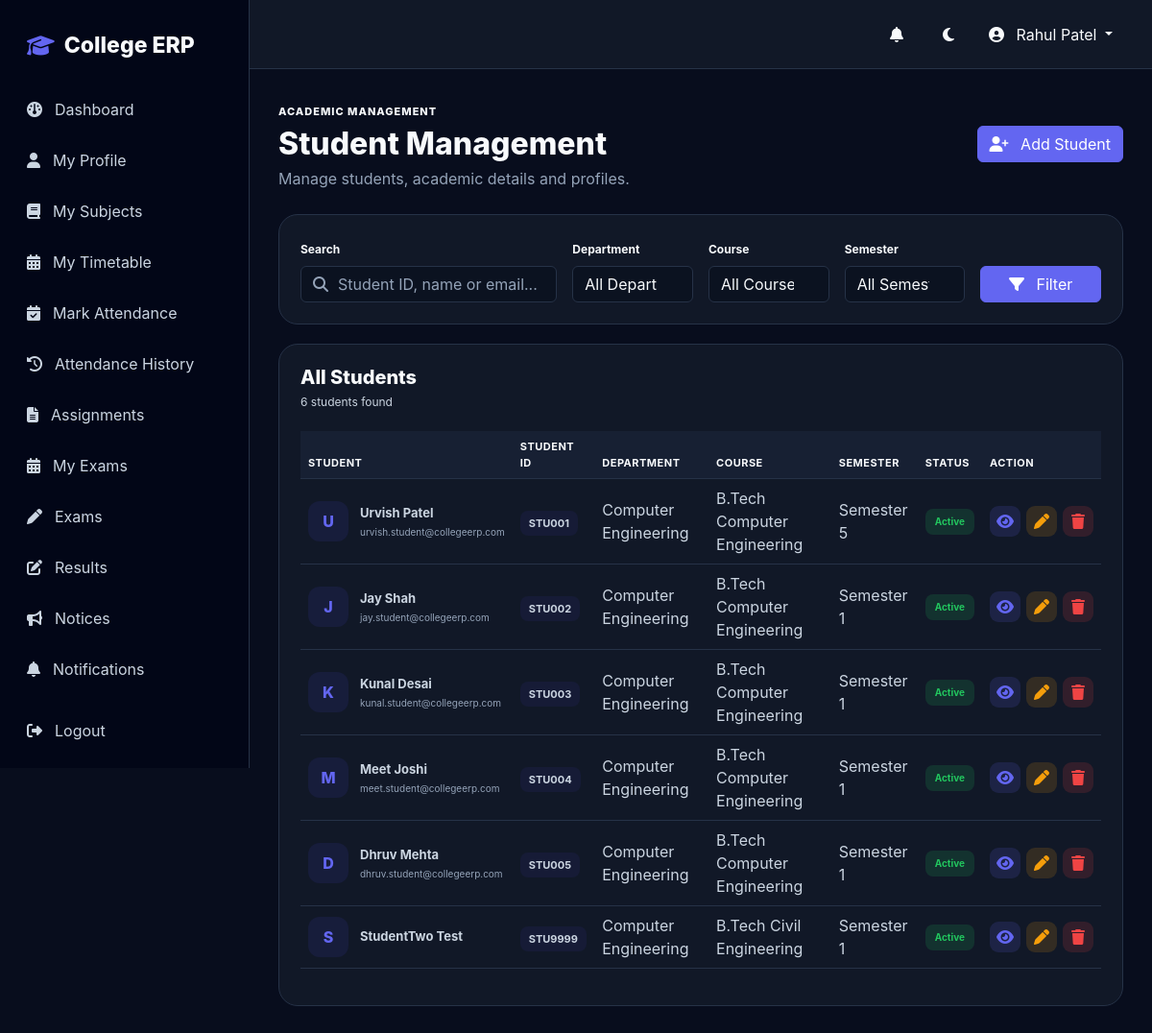
The app's page /students/ (signed in) with its own data.
### students/models.py (models this page shows, shortened)
class Student(models.Model):
    GENDER_CHOICES = [
        ("MALE", "Male"),
        ("FEMALE", "Female"),
        ("OTHER", "Other"),
    ]
    user = models.OneToOneField(
        User,
        on_delete=models.CASCADE,
        related_name="student_profile",
        blank=True,
        null=True,
    )
    student_id = models.CharField(
        max_length=30,
        unique=True
    )
    profile_photo = models.ImageField(
        upload_to="students/",
        blank=True,
        null=True
    )
    first_name = models.CharField(max_length=100)
    last_name = models.CharField(max_length=100)
    email = models.EmailField()
    phone = models.CharField(
        max_length=15,
        blank=True
    )
    date_of_birth = models.DateField(
        blank=True,
        null=True
    )
    gender = models.CharField(
        max_length=10,
        choices=GENDER_CHOICES,
        blank=True
    )
    address = models.TextField(
        blank=True
    )
    guardian_name = models.CharField(
        max_length=150,
        blank=True
    )
    guardian_phone = models.CharField(
        max_length=15,
        blank=True
    )
    department = models.ForeignKey(
        Department,
        on_delete=models.PROTECT,
        related_name="students"
    )
    course = models.ForeignKey(
        Course,
        on_delete=models.PROTECT,
        related_name="students"
    )
    semester = models.ForeignKey(
        Semester,
        on_delete=models.PROTECT,
        related_name="students"
    )
    academic_year = models.ForeignKey(
        AcademicYear,
        on_delete=models.PROTECT,
        related_name="students"
    )
    admission_date = models.DateField(
        auto_now_add=True
    )
    is_active = models.BooleanField(
        default=True
    )
    created_at = models.DateTimeField(
        auto_now_add=True
    )
    updated_at = models.DateTimeField(
        auto_now=True
    )
    class Meta:
        ordering = ["student_id"]
    @property
    def full_name(self):
        return f"{self.first_name} {self.last_name}".strip()

### academics/models.py (models this page shows, shortened)
class Department(models.Model):
    name = models.CharField(max_length=150)
    code = models.CharField(max_length=20, unique=True)
    description = models.TextField(blank=True)
    hod_name = models.CharField(max_length=150, blank=True)
    is_active = models.BooleanField(default=True)
    class Meta:
        ordering = ["name"]

class Course(models.Model):
    department = models.ForeignKey(
        Department,
        on_delete=models.CASCADE,
        related_name="courses"
    )
    name = models.CharField(max_length=150)
    code = models.CharField(max_length=30, unique=True)
    duration_years = models.PositiveIntegerField(default=4)
    description = models.TextField(blank=True)
    is_active = models.BooleanField(default=True)
    class Meta:
        ordering = ["name"]

class Semester(models.Model):
    name = models.CharField(max_length=50)
    number = models.PositiveIntegerField()
    is_active = models.BooleanField(default=False)
    class Meta:
        ordering = ["number"]

### students/views.py (the view, shortened to what this page needs)
@login_required
def student_list(request):
    role = get_user_role(request.user)
    if role not in ["ADMIN", "FACULTY"]:
        messages.error(
            request,
            "You are not authorized to view students."
        )
        return redirect("dashboard")
    students = Student.objects.select_related(
        "department",
        "course",
        "semester",
        "academic_year",
    ).all()
    search = request.GET.get(
        "search",
        ""
    ).strip()
    department = request.GET.get(
        "department",
        ""
    )
    course = request.GET.get(
        "course",
        ""
    )
    semester = request.GET.get(
        "semester",
        ""
    )
    if department:
        students = students.filter(
            department_id=department
        )
    if course:
        students = students.filter(
            course_id=course
        )
    if semester:
        students = students.filter(
            semester_id=semester
        )
    paginator = Paginator(
        students,
        10
    )
    page_number = request.GET.get(
        "page"
    )
    page_obj = paginator.get_page(
        page_number
    )
    context = {
        "students": page_obj,
        "student_only": False,
        "departments": Department.objects.filter(
            is_active=True
        ),
        "courses": Course.objects.filter(
            is_active=True
        ),
        "semesters": Semester.objects.all(),
        "search": search,
        "selected_department": department,
        "selected_course": course,
        "selected_semester": semester,
    }
    return render(
        request,
        "students/student_list.html",
        context
    )

### templates/students/student_list.html (shortened to what this page needs)
{% extends "base.html" %}
{% block content %}
<div class="page-header" data-aos="fade-down">
    <div>
        <span class="eyebrow">
            Academic Management
        </span>
        <h2>
            Student Management
        </h2>
        <p>
            Manage students, academic details and profiles.
        </p>
    </div>
    <a
        href="{% url 'student_create' %}"
        class="btn btn-primary"
    >
        <i class="fa-solid fa-user-plus me-2"></i>
        Add Student
    </a>
</div>
<div
    class="filter-card"
    data-aos="fade-up"
>
    <form
        method="GET"
        class="row g-3"
    >
        <div class="col-lg-4">
            <label class="form-label">
                Search
            </label>
            <div class="search-box">
                <i class="fa-solid fa-magnifying-glass"></i>
                <input
                    type="text"
                    name="search"
                    value="{{ search }}"
                    class="form-control"
                    placeholder="Student ID, name or email..."
                >
            </div>
        </div>
        <div class="col-lg-2">
            <label class="form-label">
                Department
            </label>
            <select
                name="department"
                class="form-select"
            >
                <option value="">
                    All Departments
                </option>
            </select>
        </div>
        <div class="col-lg-2">
            <label class="form-label">
                Course
            </label>
            <select
                name="course"
                class="form-select"
            >
                <option value="">
                    All Courses
                </option>
            </select>
        </div>
        <div class="col-lg-2">
            <label class="form-label">
                Semester
            </label>
            <select
                name="semester"
                class="form-select"
            >
                <option value="">
                    All Semesters
                </option>
            </select>
        </div>
        <div class="col-lg-2 d-flex align-items-end">
            <button
                type="submit"
                class="btn btn-primary w-100"
            >
                <i class="fa-solid fa-filter me-2"></i>
                Filter
            </button>
        </div>
    </form>
</div>
<div
    class="student-card"
    data-aos="fade-up"
>
    <div class="card-header-custom">
        <div>
            <h5>
                All Students
            </h5>
            <span>
                {{ students|length }} students found
            </span>
        </div>
    </div>
    <div class="table-responsive">
        <table class="table student-table align-middle">
            <thead>
                <tr>
                    <th>
                        Student
                    </th>
                    <th>
                        Student ID
                    </th>
                    <th>
                        Department
                    </th>
                    <th>
                        Course
                    </th>
                    <th>
                        Semester
                    </th>
                    <th>
                        Status
                    </th>
                    <th>
                        Action
                    </th>
                </tr>
            </thead>
            <tbody>
                {% for student in students %}
                <tr>
                    <td>
                        <div class="student-info">
                            {% if student.profile_photo %}
                                <img
                                    src="{{ student.profile_photo.url }}"
                                    class="student-avatar"
                                >
                            {% else %}
                                <div class="student-avatar initials">
                                    {{ student.first_name|first|upper }}
                                </div>
                            {% endif %}
                            <div>
                                <strong>
                                    {{ student.full_name }}
                                </strong>
                                <small>
                                    {{ student.email }}
                                </small>
                            </div>
                        </div>
                    </td>
                    <td>
                        <span class="student-id">
                            {{ student.student_id }}
                        </span>
                    </td>
                    <td>
                        {{ student.department.name }}
                    </td>
                    <td>
                        {{ student.course.name }}
                    </td>
                    <td>
                        {{ student.semester.name }}
                    </td>
                    <td>
                        {% if student.is_active %}
                            <span class="status active">
                                Active
                            </span>
                        {% else %}
                            <span class="status inactive">
                                Inactive
                            </span>
                        {% endif %}
                    </td>
                    <td>
                        <div class="action-buttons">
                            <a
                                href="{% url 'student_detail' student.pk %}"
                                class="action-btn view"
                                title="View"
                            >
                                <i class="fa-solid fa-eye"></i>
                            </a>
                            <a
                                href="{% url 'student_update' student.pk %}"
                                class="action-btn edit"
                                title="Edit"
                            >
                                <i class="fa-solid fa-pen"></i>
                            </a>
                            <a
                                href="{% url 'student_delete' student.pk %}"
                                class="action-btn delete"
                                title="Delete"
                            >
                                <i class="fa-solid fa-trash"></i>
                            </a>
                        </div>
                    </td>
                </tr>
                {% endfor %}
            </tbody>
        </table>
    </div>
</div>
{% endblock %}

### templates/base.html (shortened to what this page needs)
{% load static %}
<!DOCTYPE html>
<html lang="en">
<head>
    <link
        href="https://cdn.jsdelivr.net/npm/bootstrap@5.3.3/dist/css/bootstrap.min.css"
        rel="stylesheet"
    >
    <link
        href="https://cdnjs.cloudflare.com/ajax/libs/font-awesome/6.7.2/css/all.min.css"
        rel="stylesheet"
    >
    <link
        href="https://unpkg.com/aos@2.3.4/dist/aos.css"
        rel="stylesheet"
    >
</head>
<body>
    {% if user.is_authenticated %}
        {% include "components/sidebar.html" %}
        <main class="main">
            <nav class="navbar-custom">
                <div class="d-flex align-items-center gap-2">
                    <a
                        href="{% url 'notification_list' %}"
                        class="theme-btn position-relative me-1"
                        title="Notifications"
                        style="text-decoration: none; display: inline-flex; align-items: center; justify-content: center;"
                    >
                        <i class="fa-solid fa-bell"></i>
                    </a>
                    <button
                        class="theme-btn"
                        id="themeToggle"
                        title="Toggle theme"
                    >
                        <i class="fa-solid fa-moon"></i>
                    </button>
                    <div class="dropdown">
                        <button
                            class="btn dropdown-toggle"
                            data-bs-toggle="dropdown"
                            style="color: var(--text);"
                        >
                            <i class="fa-solid fa-circle-user me-2"></i>
                            {{ user.get_full_name|default:user.username }}
                        </button>
                    </div>
                </div>
            </nav>
            <section class="content">
                {% block content %}{% endblock %}
            </section>
        </main>
    {% else %}
        {% block auth_content %}{% endblock %}
    {% endif %}
</body>
</html>

### records on screen
Student: first_name|first "U", full_name "Urvish Patel", email "urvish.student@collegeerp.com", student_id "STU001", department.name "Computer Engineering", course.name "B.Tech Computer Engineering", semester.name "Semester 5", is_active "Active"
Student: first_name|first "J", full_name "Jay Shah", email "jay.student@collegeerp.com", student_id "STU002", department.name "Computer Engineering", course.name "B.Tech Computer Engineering", semester.name "Semester 1", is_active "Active"
Student: first_name|first "K", full_name "Kunal Desai", email "kunal.student@collegeerp.com", student_id "STU003", department.name "Computer Engineering", course.name "B.Tech Computer Engineering", semester.name "Semester 1", is_active "Active"
Student: first_name|first "M", full_name "Meet Joshi", email "meet.student@collegeerp.com", student_id "STU004", department.name "Computer Engineering", course.name "B.Tech Computer Engineering", semester.name "Semester 1", is_active "Active"
Student: first_name|first "D", full_name "Dhruv Mehta", email "dhruv.student@collegeerp.com", student_id "STU005", department.name "Computer Engineering", course.name "B.Tech Computer Engineering", semester.name "Semester 1", is_active "Active"
Student: first_name|first "S", full_name "StudentTwo Test", student_id "STU9999", department.name "Computer Engineering", course.name "B.Tech Civil Engineering", semester.name "Semester 1", is_active "Active"

### other values on screen
{{ user.get_full_name|default:user.username }} "Rahul Patel"
{{ students|length }} "6"
